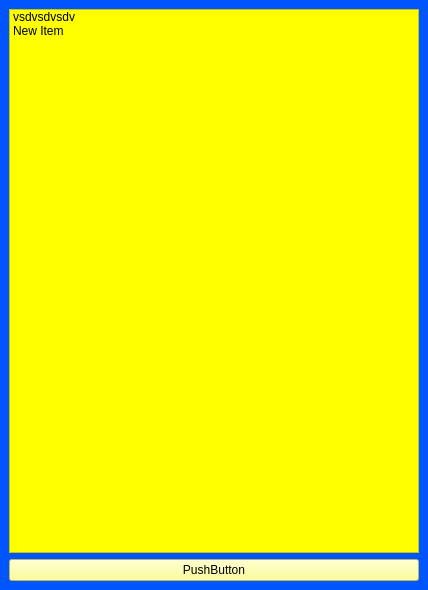
<?xml version="1.0" encoding="UTF-8"?>
<ui version="4.0">
 <class>MainWindow</class>
 <widget class="QMainWindow" name="MainWindow">
  <property name="geometry">
   <rect>
    <x>0</x>
    <y>0</y>
    <width>428</width>
    <height>590</height>
   </rect>
  </property>
  <property name="windowTitle">
   <string>MainWindow</string>
  </property>
  <property name="styleSheet">
   <string notr="true">background-color: rgb(0, 85, 255);</string>
  </property>
  <widget class="QWidget" name="centralwidget">
   <property name="styleSheet">
    <string notr="true"/>
   </property>
   <layout class="QVBoxLayout" name="verticalLayout">
    <item>
     <widget class="QListWidget" name="listWidget">
      <property name="cursor" stdset="0">
       <cursorShape>ArrowCursor</cursorShape>
      </property>
      <property name="styleSheet">
       <string notr="true">background-color: rgb(255, 255, 0);</string>
      </property>
      <item>
       <property name="text">
        <string>vsdvsdvsdv</string>
       </property>
      </item>
      <item>
       <property name="text">
        <string>New Item</string>
       </property>
      </item>
     </widget>
    </item>
    <item>
     <widget class="QPushButton" name="btnBrowse">
      <property name="styleSheet">
       <string notr="true">background-color: rgb(255, 255, 127);</string>
      </property>
      <property name="text">
       <string>PushButton</string>
      </property>
     </widget>
    </item>
   </layout>
   <zorder>btnBrowse</zorder>
   <zorder>listWidget</zorder>
  </widget>
  <action name="action12321">
   <property name="text">
    <string>12321</string>
   </property>
   <property name="shortcut">
    <string>Ctrl+E</string>
   </property>
  </action>
  <action name="action43242">
   <property name="text">
    <string>43242</string>
   </property>
   <property name="shortcut">
    <string>Ctrl+Z</string>
   </property>
  </action>
 </widget>
 <resources/>
 <connections/>
</ui>
